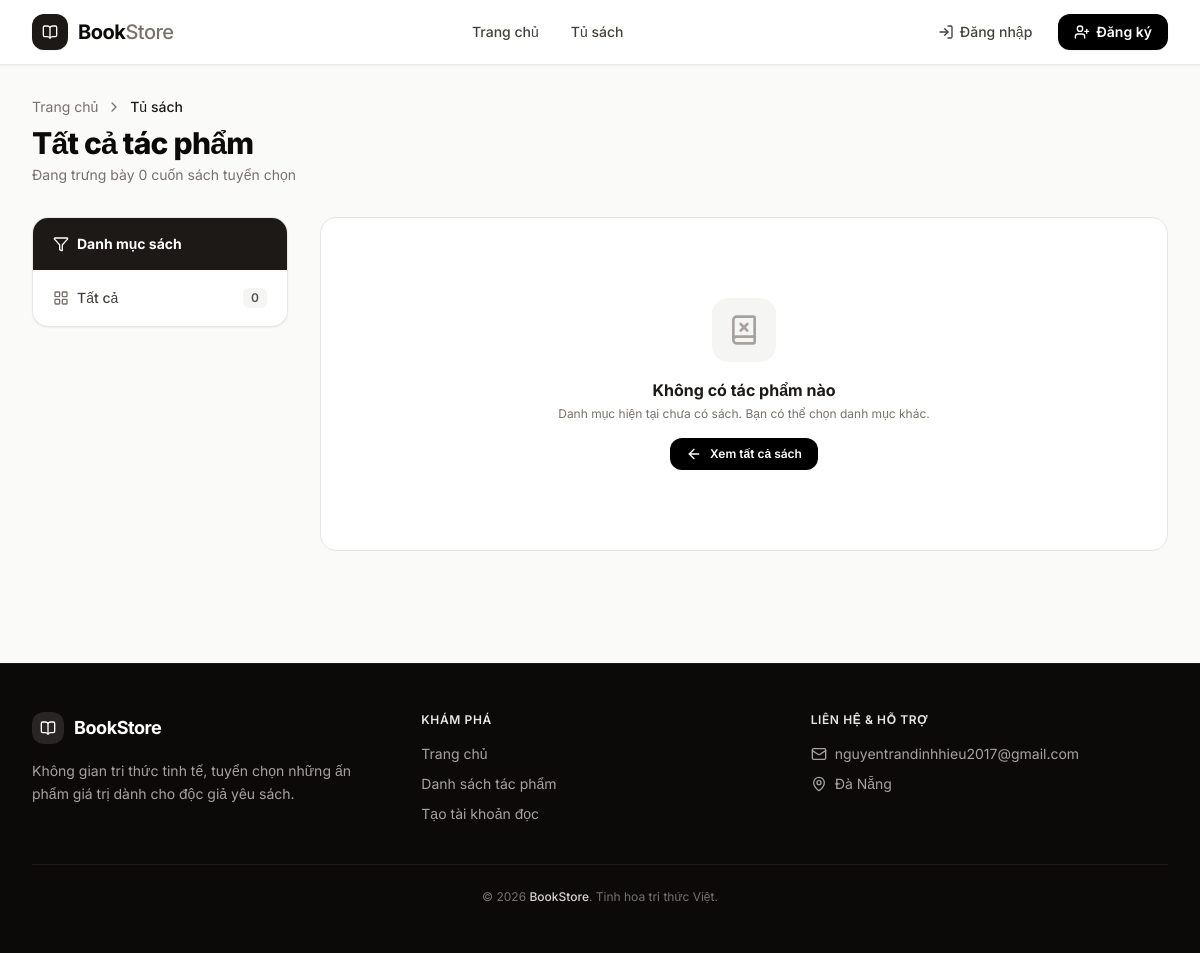
Page /books/?category=3 on the earlier database version.
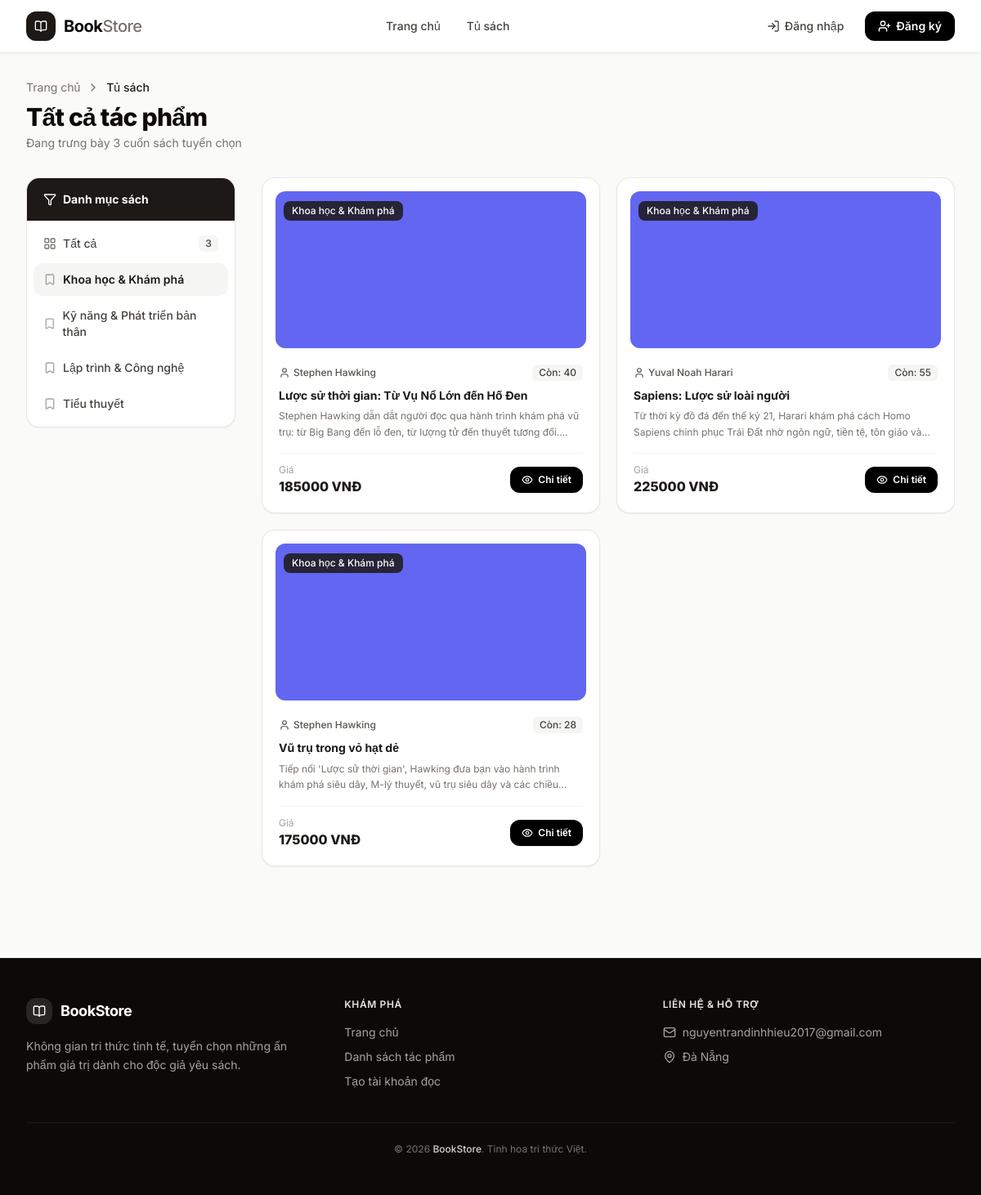
Same page on the later database version.
### store/models.py (models this page shows, shortened)
class Category(models.Model):
    name = models.CharField(max_length=200, verbose_name="Tên danh mục")
    class Meta:
        verbose_name = "Danh mục"
        verbose_name_plural = "Danh mục"
        ordering = ["name"]

class Book(models.Model):
    title = models.CharField(max_length=300, verbose_name="Tiêu đề")
    author = models.CharField(max_length=200, verbose_name="Tác giả")
    price = models.DecimalField(max_digits=10, decimal_places=2, verbose_name="Giá")
    stock = models.PositiveIntegerField(default=0, verbose_name="Tồn kho")
    description = models.TextField(blank=True, verbose_name="Mô tả")
    image = models.ImageField(upload_to='books/', null=True, blank=True, default='books/default.jpg', verbose_name="Ảnh bìa")
    category = models.ForeignKey(
        Category,
        on_delete=models.CASCADE,
        related_name="books",
        verbose_name="Danh mục",
    )
    created_at = models.DateTimeField(auto_now_add=True)
    updated_at = models.DateTimeField(auto_now=True)
    class Meta:
        verbose_name = "Sách"
        verbose_name_plural = "Sách"
        ordering = ["title"]

### store/views.py (the view)
# urls.py: path("books/", views.book_list, name="book_list"),
def book_list(request):
    category_id = request.GET.get("category")
    books = Book.objects.select_related("category").all()
    categories = Category.objects.all()
    if category_id:
        books = books.filter(category_id=category_id)
    return render(request, "store/book_list.html", {
        "books": books,
        "categories": categories,
        "selected_category": category_id,
    })

### store/templates/store/book_list.html (shortened to what this page needs)
{% extends "store/base.html" %}
{% load humanize %}
{% block content %}
<div class="max-w-7xl mx-auto px-4 sm:px-6 lg:px-8 py-8">
  <div class="mb-8">
    <div class="flex items-center gap-2 text-sm text-stone-500 mb-2">
      <a href="{% url 'store:home' %}" class="hover:text-stone-900 transition-colors">Trang chủ</a>
      <i data-lucide="chevron-right" class="w-4 h-4"></i>
      <span class="text-stone-900 font-medium">Tủ sách</span>
    </div>
    <h1 class="text-3xl font-extrabold text-stone-950 tracking-tight">Tất cả tác phẩm</h1>
    <p class="text-stone-500 text-sm mt-1">Đang trưng bày {{ books.count }} cuốn sách tuyển chọn</p>
  </div>
  <div class="flex flex-col lg:flex-row gap-8">
    <aside class="w-full lg:w-64 shrink-0">
      <div class="bg-white rounded-2xl border border-stone-200/90 shadow-sm overflow-hidden sticky top-20">
        <div class="px-5 py-4 bg-stone-900 text-white">
          <h3 class="text-sm font-bold flex items-center gap-2">
            <i data-lucide="filter" class="w-4 h-4"></i> Danh mục sách
          </h3>
        </div>
        <nav class="p-2 space-y-1">
          <a href="{% url 'store:book_list' %}"
             class="flex items-center justify-between px-3 py-2.5 rounded-xl text-sm font-medium transition-colors
             {% if not selected_category %}bg-stone-100 text-stone-900 font-semibold{% else %}text-stone-700 hover:bg-stone-100 hover:text-stone-900{% endif %}">
            <span class="flex items-center gap-2">
              <i data-lucide="layout-grid" class="w-4 h-4 text-stone-500"></i> Tất cả
            </span>
            <span class="text-xs px-2 py-0.5 rounded-md font-semibold {% if not selected_category %}bg-stone-900 text-white{% else %}bg-stone-100 text-stone-600{% endif %}">
              {{ books.count }}
            </span>
          </a>
          {% for cat in categories %}
          <a href="{% url 'store:book_list' %}?category={{ cat.pk }}"
             class="flex items-center gap-2 px-3 py-2.5 rounded-xl text-sm font-medium transition-colors
             {% if selected_category == cat.pk|stringformat:'s' %}bg-stone-100 text-stone-900 font-semibold{% else %}text-stone-700 hover:bg-stone-100 hover:text-stone-900{% endif %}">
            <i data-lucide="bookmark" class="w-4 h-4 text-stone-400"></i> {{ cat.name }}
          </a>
          {% endfor %}
        </nav>
      </div>
    </aside>
    <div class="flex-1">
      {% if books %}
      <div class="grid grid-cols-1 sm:grid-cols-2 xl:grid-cols-3 gap-5">
        {% for book in books %}
        <div class="group bg-white rounded-2xl border border-stone-200/90 shadow-sm hover:shadow-xl hover:-translate-y-1 transition-all duration-200 overflow-hidden flex flex-col">
          <div class="p-4 pb-0">
            <div class="w-full h-48 overflow-hidden rounded-xl bg-stone-100 relative">
              {% if book.image %}
              <img src="{{ book.image.url }}" alt="{{ book.title }}" class="w-full h-48 object-cover group-hover:scale-105 transition-transform duration-300" />
              {% else %}
              <img src="https://picsum.photos/seed/{{ book.id }}/400/300" alt="{{ book.title }}" class="w-full h-48 object-cover group-hover:scale-105 transition-transform duration-300" />
              {% endif %}
              <div class="absolute top-2.5 left-2.5">
                <span class="inline-flex items-center gap-1 px-2.5 py-1 bg-stone-900/85 backdrop-blur-sm text-white text-xs font-medium rounded-lg">
                  {{ book.category.name }}
                </span>
              </div>
            </div>
          </div>
          <div class="p-5 flex-1 flex flex-col">
            <div class="flex items-center justify-between gap-2 mb-2 text-xs text-stone-500">
              <span class="inline-flex items-center gap-1 truncate font-medium text-stone-600">
                <i data-lucide="user" class="w-3.5 h-3.5 shrink-0"></i>
                {{ book.author }}
              </span>
              {% if book.stock > 0 %}
              <span class="shrink-0 px-2 py-0.5 bg-stone-100 text-stone-700 rounded-md font-medium">
                Còn: {{ book.stock }}
              </span>
              {% else %}
              <span class="shrink-0 px-2 py-0.5 bg-stone-200 text-stone-600 rounded-md font-medium">
                Hết hàng
              </span>
              {% endif %}
            </div>
            <h3 class="font-bold text-stone-900 text-sm leading-snug mb-1.5 line-clamp-2">
              {{ book.title }}
            </h3>
            {% if book.description %}
            <p class="text-stone-500 text-xs leading-relaxed line-clamp-2 mb-4">{{ book.description }}</p>
            {% endif %}
            <div class="mt-auto pt-3 border-t border-stone-100 flex items-center justify-between">
              <div>
                <span class="text-xs text-stone-400 block">Giá</span>
                <span class="text-base font-extrabold text-stone-900">
                  {{ book.price|floatformat:0|intcomma }} VNĐ
                </span>
              </div>
              <a href="{% url 'store:book_detail' book.pk %}"
                 class="inline-flex items-center gap-1.5 px-3.5 py-2 bg-black hover:bg-stone-800 text-white text-xs font-semibold rounded-xl shadow-sm transition-all duration-200">
                <i data-lucide="eye" class="w-3.5 h-3.5"></i> Chi tiết
              </a>
            </div>
          </div>
        </div>
        {% endfor %}
      </div>
      {% else %}
      <div class="flex flex-col items-center justify-center py-20 text-center bg-white rounded-2xl border border-stone-200">
        <div class="w-16 h-16 bg-stone-100 rounded-2xl flex items-center justify-center mb-4 text-stone-400">
          <i data-lucide="book-x" class="w-8 h-8"></i>
        </div>
        <h3 class="text-base font-bold text-stone-900 mb-1">Không có tác phẩm nào</h3>
        <p class="text-stone-500 text-xs mb-4">Danh mục hiện tại chưa có sách. Bạn có thể chọn danh mục khác.</p>
        <a href="{% url 'store:book_list' %}"
           class="inline-flex items-center gap-2 px-4 py-2 bg-black text-white text-xs font-semibold rounded-xl hover:bg-stone-800 transition-colors">
          <i data-lucide="arrow-left" class="w-4 h-4"></i> Xem tất cả sách
        </a>
      </div>
      {% endif %}
    </div>
  </div>
</div>
{% endblock %}

### store/templates/store/base.html (shortened to what this page needs)
{% load humanize %}
<!DOCTYPE html>
<html lang="vi" class="scroll-smooth">
<head>
  <script src="https://cdn.tailwindcss.com"></script>
</head>
<body class="bg-stone-50 text-stone-900 flex flex-col min-h-screen antialiased selection:bg-stone-900 selection:text-white">
<header class="sticky top-0 z-50 bg-white/90 backdrop-blur-md border-b border-stone-200/80 shadow-sm">
  <nav class="max-w-7xl mx-auto px-4 sm:px-6 lg:px-8">
    <div class="flex items-center justify-between h-16">
      <a href="{% url 'store:home' %}" class="flex items-center gap-2.5 shrink-0 group">
        <div class="w-9 h-9 bg-stone-900 text-white rounded-xl flex items-center justify-center shadow-sm group-hover:bg-stone-800 transition-colors duration-200">
          <i data-lucide="book-open" class="w-4 h-4"></i>
        </div>
        <span class="text-xl font-bold tracking-tight text-stone-950">
          Book<span class="text-stone-500 font-medium">Store</span>
        </span>
      </a>
      <div class="hidden md:flex items-center gap-1">
        <a href="{% url 'store:home' %}" class="px-3.5 py-2 rounded-xl text-sm font-medium text-stone-700 hover:text-stone-950 hover:bg-stone-100 transition-all duration-200">
          Trang chủ
        </a>
        <a href="{% url 'store:book_list' %}" class="px-3.5 py-2 rounded-xl text-sm font-medium text-stone-700 hover:text-stone-950 hover:bg-stone-100 transition-all duration-200">
          Tủ sách
        </a>
      </div>
      <div class="flex items-center gap-2.5">
        {% if user.is_authenticated %}
          <a href="{% url 'store:add_funds' %}"
             class="hidden sm:inline-flex items-center gap-1.5 px-3 py-1.5 rounded-xl bg-stone-100 hover:bg-stone-200 border border-stone-200/80 text-xs font-medium text-stone-800 transition-colors"
             title="Nhấn để nạp tiền vào ví">
            <i data-lucide="wallet" class="w-3.5 h-3.5 text-stone-600"></i>
            <span>Số dư: <strong class="text-stone-950 font-bold">{{ user.wallet.balance|default:0|intcomma }} VNĐ</strong></span>
            <span class="ml-1 text-[10px] bg-stone-900 text-white px-1.5 py-0.5 rounded-md hover:bg-black font-bold">+</span>
          </a>
          <div class="relative group">
            <button class="flex items-center gap-2 px-3 py-1.5 rounded-xl bg-stone-100 hover:bg-stone-200 text-sm font-medium text-stone-800 transition-all duration-200 cursor-pointer border border-stone-200/60">
              <div class="w-7 h-7 bg-stone-900 rounded-full flex items-center justify-center text-white text-xs font-bold">
                {{ user.username|first|upper }}
              </div>
              <span class="hidden sm:block text-stone-800">{{ user.username }}</span>
              <i data-lucide="chevron-down" class="w-3.5 h-3.5 text-stone-500"></i>
            </button>
            <div class="absolute right-0 top-full mt-2 w-52 bg-white rounded-2xl shadow-xl border border-stone-200 opacity-0 invisible group-hover:opacity-100 group-hover:visible transition-all duration-200 translate-y-1 group-hover:translate-y-0 z-50">
              <div class="p-1.5">
                <div class="px-3 py-2 border-b border-stone-100 bg-stone-50 rounded-xl mb-1">
                  <div class="flex items-center justify-between text-xs">
                    <span class="text-stone-500 font-medium">Số dư ví</span>
                    <a href="{% url 'store:add_funds' %}" class="text-[11px] font-bold text-stone-900 hover:underline">+ Nạp tiền</a>
                  </div>
                  <p class="text-sm font-extrabold text-stone-950 mt-0.5">{{ user.wallet.balance|default:0|intcomma }} VNĐ</p>
                </div>
                <a href="{% url 'store:add_funds' %}" class="flex items-center gap-2.5 px-3 py-2 text-sm text-stone-700 hover:bg-stone-100 hover:text-stone-950 rounded-xl transition-colors">
                  <i data-lucide="credit-card" class="w-4 h-4"></i> Nạp tiền vào ví
                </a>
                <a href="{% url 'store:my_books' %}" class="flex items-center gap-2.5 px-3 py-2 text-sm text-stone-700 hover:bg-stone-100 hover:text-stone-950 rounded-xl transition-colors">
                  <i data-lucide="library" class="w-4 h-4"></i> Sách của bạn
                </a>
                <a href="{% url 'store:profile' %}" class="flex items-center gap-2.5 px-3 py-2 text-sm text-stone-700 hover:bg-stone-100 hover:text-stone-950 rounded-xl transition-colors">
                  <i data-lucide="user" class="w-4 h-4"></i> Trang cá nhân
                </a>
                {% if user.is_staff %}
                <a href="/admin/" class="flex items-center gap-2.5 px-3 py-2 text-sm text-stone-700 hover:bg-stone-100 hover:text-stone-950 rounded-xl transition-colors">
                  <i data-lucide="settings" class="w-4 h-4"></i> Quản trị
                </a>
                {% endif %}
                <hr class="my-1 border-stone-100" />
                <a href="{% url 'store:logout' %}" class="flex items-center gap-2.5 px-3 py-2 text-sm text-red-600 hover:bg-red-50 rounded-xl transition-colors">
                  <i data-lucide="log-out" class="w-4 h-4"></i> Đăng xuất
                </a>
              </div>
            </div>
          </div>
        {% else %}
          <a href="{% url 'store:login' %}"
             class="hidden sm:inline-flex items-center gap-1.5 px-4 py-2 text-sm font-medium text-stone-700 hover:text-stone-950 hover:bg-stone-100 rounded-xl transition-all duration-200">
            <i data-lucide="log-in" class="w-4 h-4"></i> Đăng nhập
          </a>
          <a href="{% url 'store:register' %}"
             class="inline-flex items-center gap-1.5 px-4 py-2 text-sm font-semibold text-white bg-black hover:bg-stone-800 rounded-xl shadow-sm transition-all duration-200">
            <i data-lucide="user-plus" class="w-4 h-4"></i>
            <span>Đăng ký</span>
          </a>
        {% endif %}
      </div>
    </div>
  </nav>
</header>
<main class="flex-1">
  {% block content %}{% endblock %}
</main>
<footer class="bg-stone-950 text-stone-400 mt-20 border-t border-stone-900">
  <div class="max-w-7xl mx-auto px-4 sm:px-6 lg:px-8 py-12">
    <div class="grid grid-cols-1 md:grid-cols-3 gap-8">
      <div>
        <div class="flex items-center gap-2.5 mb-4">
          <div class="w-8 h-8 bg-stone-800 text-white rounded-xl flex items-center justify-center">
            <i data-lucide="book-open" class="w-4 h-4"></i>
          </div>
          <span class="text-white font-bold text-lg tracking-tight">BookStore</span>
        </div>
        <p class="text-sm text-stone-400 leading-relaxed max-w-sm">
          Không gian tri thức tinh tế, tuyển chọn những ấn phẩm giá trị dành cho độc giả yêu sách.
        </p>
      </div>
      <div>
        <h4 class="text-stone-200 font-semibold mb-4 text-xs uppercase tracking-wider">Khám phá</h4>
        <ul class="space-y-2.5 text-sm">
          <li><a href="{% url 'store:home' %}" class="hover:text-stone-100 transition-colors">Trang chủ</a></li>
          <li><a href="{% url 'store:book_list' %}" class="hover:text-stone-100 transition-colors">Danh sách tác phẩm</a></li>
          {% if not user.is_authenticated %}
          <li><a href="{% url 'store:register' %}" class="hover:text-stone-100 transition-colors">Tạo tài khoản đọc</a></li>
          {% endif %}
        </ul>
      </div>
      <div>
        <h4 class="text-stone-200 font-semibold mb-4 text-xs uppercase tracking-wider">Liên hệ & Hỗ trợ</h4>
        <ul class="space-y-2.5 text-sm">
          <li class="flex items-center gap-2"><i data-lucide="mail" class="w-4 h-4 text-stone-400"></i> nguyentrandinhhieu2017@gmail.com</li>
          <li class="flex items-center gap-2"><i data-lucide="map-pin" class="w-4 h-4 text-stone-400"></i> Đà Nẵng</li>
        </ul>
      </div>
    </div>
    <div class="border-t border-stone-900 mt-10 pt-6 text-center text-xs text-stone-500">
      &copy; 2026 <span class="text-stone-300 font-medium">BookStore</span>. Tinh hoa tri thức Việt.
    </div>
  </div>
</footer>
</body>
</html>

Differences in the rows shown:
added Category: name "Khoa học & Khám phá"
added Category: name "Kỹ năng & Phát triển bản thân"
added Category: name "Lập trình & Công nghệ"
added Category: name "Tiểu thuyết"
added Book: image (placeholder picture), category.name "Khoa học & Khám phá", author "Stephen Hawking", stock "40", title "Lược sử thời gian: Từ Vụ Nổ Lớn đến Hố Đen", description "Stephen Hawking dẫn dắt người đọc qua hành trình khám phá vũ trụ: từ Big Bang đến lỗ đen, từ lượng tử đến thuyết tương…", price "185000"
added Book: image (placeholder picture), category.name "Khoa học & Khám phá", author "Yuval Noah Harari", stock "55", title "Sapiens: Lược sử loài người", description "Từ thời kỳ đồ đá đến thế kỷ 21, Harari khám phá cách Homo Sapiens chinh phục Trái Đất nhờ ngôn ngữ, tiền tệ, tôn giáo…", price "225000"
added Book: image (placeholder picture), category.name "Khoa học & Khám phá", author "Stephen Hawking", stock "28", title "Vũ trụ trong vỏ hạt dẻ", description "Tiếp nối 'Lược sử thời gian', Hawking đưa bạn vào hành trình khám phá siêu dây, M-lý thuyết, vũ trụ siêu dây và các…", price "175000"
Other differences:
{{ books.count }}: "0" → "3"
text no longer shown: "Không có tác phẩm nào Danh mục hiện tại chưa có sách. Bạn có thể chọn danh mục khác. Xem tất cả sách"
